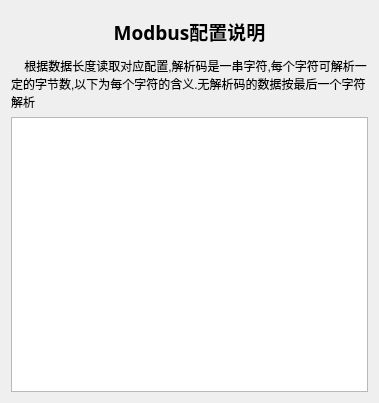
<?xml version="1.0" encoding="UTF-8"?>
<ui version="4.0">
 <class>DialogModbus</class>
 <widget class="QDialog" name="DialogModbus">
  <property name="geometry">
   <rect>
    <x>0</x>
    <y>0</y>
    <width>379</width>
    <height>403</height>
   </rect>
  </property>
  <property name="windowTitle">
   <string>Modbus配置说明</string>
  </property>
  <layout class="QVBoxLayout" name="verticalLayout">
   <item>
    <widget class="QLabel" name="label">
     <property name="minimumSize">
      <size>
       <width>0</width>
       <height>40</height>
      </size>
     </property>
     <property name="maximumSize">
      <size>
       <width>16777215</width>
       <height>40</height>
      </size>
     </property>
     <property name="font">
      <font>
       <family>新宋体</family>
       <pointsize>14</pointsize>
       <weight>75</weight>
       <bold>true</bold>
      </font>
     </property>
     <property name="text">
      <string>Modbus配置说明</string>
     </property>
     <property name="alignment">
      <set>Qt::AlignCenter</set>
     </property>
    </widget>
   </item>
   <item>
    <widget class="QLabel" name="label_2">
     <property name="text">
      <string>    根据数据长度读取对应配置,解析码是一串字符,每个字符可解析一定的字节数,以下为每个字符的含义.无解析码的数据按最后一个字符解析</string>
     </property>
     <property name="wordWrap">
      <bool>true</bool>
     </property>
    </widget>
   </item>
   <item>
    <widget class="QTableWidget" name="tableInfo"/>
   </item>
  </layout>
 </widget>
 <resources/>
 <connections/>
</ui>
